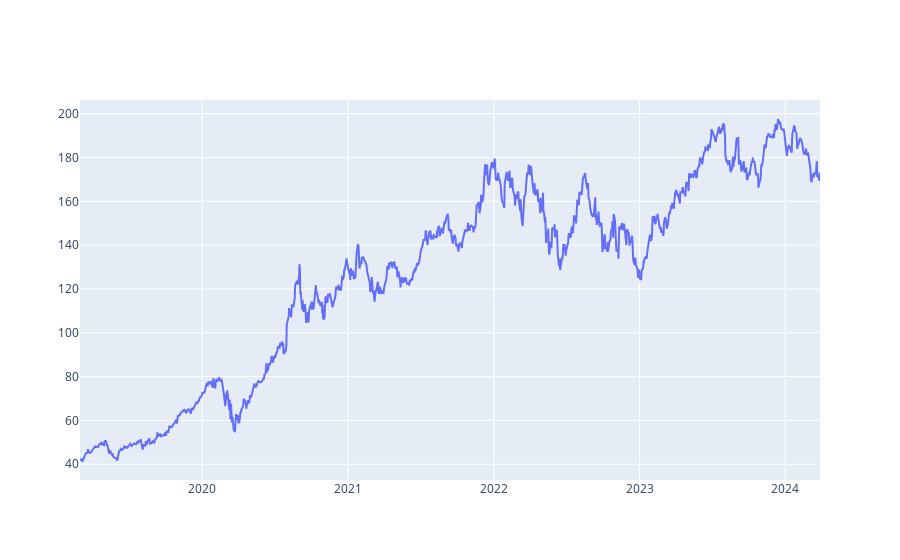

Notebook code for this chart:
### Markdown cell above
Visualizing the CLOSING PRICE over the DATE for the span of 2019/03 - 2024/03

### Code cell
import plotly.graph_objects as go

fig = go.Figure([go.Scatter(x=Ap['Date'], y=Ap['Close'])])
fig.show()

### Figure 1 — Plotly figure (JSON) as saved in the notebook; plotly's stock layout.template omitted (floating-point values rounded to 4 significant figures; data arrays with more than 128 entries replaced by an {"elided": "..."} marker saying what was removed)
{"data": [{"type": "scatter", "x": {"elided": "1279 str values"}, "y": {"elided": "1279 float values"}}], "layout": {}}
